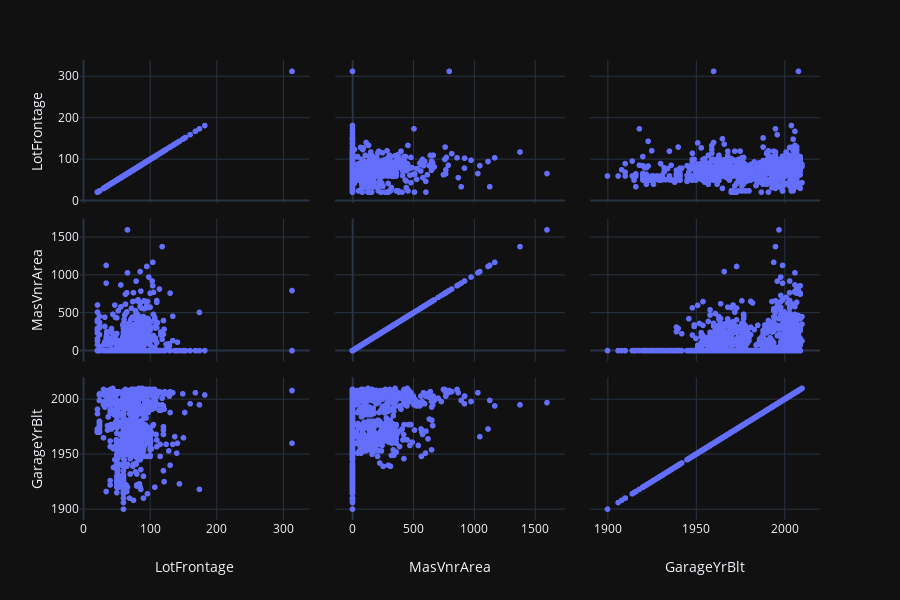

The cell this chart's notebook holds for it:
### Code cell
px.scatter_matrix(df, dimensions=numeric_cols, template='plotly_dark')

### Figure 1 — Plotly figure (JSON) as saved in the notebook; plotly's stock layout.template omitted (floating-point values rounded to 4 significant figures; data arrays with more than 128 entries replaced by an {"elided": "..."} marker saying what was removed)
{"data": [{"dimensions": [{"axis": {"matches": true}, "label": "LotFrontage", "values": {"elided": "1460 int values"}}, {"axis": {"matches": true}, "label": "MasVnrArea", "values": {"elided": "1460 int values"}}, {"axis": {"matches": true}, "label": "GarageYrBlt", "values": {"elided": "1460 int values"}}], "legendgroup": "", "marker": {"color": "#636efa", "symbol": "circle"}, "name": "", "showlegend": false, "type": "splom", "uid": "f4105a17-b142-4692-90a9-bb9669396aef"}], "layout": {"dragmode": "select", "height": 600, "legend": {"tracegroupgap": 0}, "margin": {"t": 60}}}
